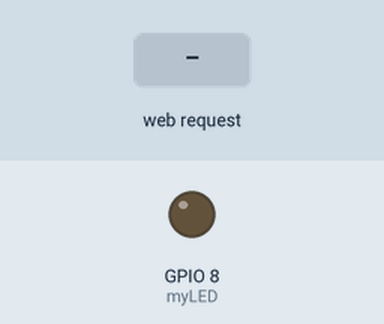
This sketch was run on a simulated ESP32-C3. Shown: output pins drawn as LEDs (lit = HIGH). The inputs (shaded band) are chosen by the test bench. What the sketch prints to the serial monitor is not drawn.

Above: at 1.2 s.
1.3 s: HTTP request GET /ON received
At 1.6 s:
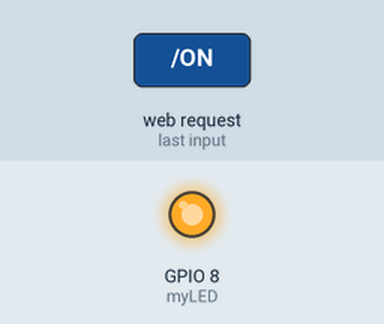
2.8 s: HTTP request GET /OFF received
At 3.9 s:
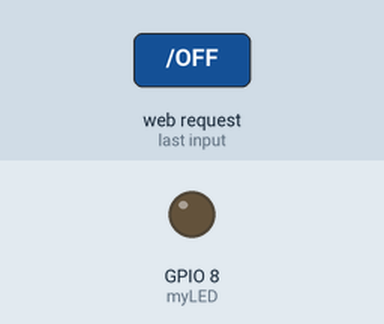
Timing chart, 0 to 5.8 s (numbered marks = the images above; inputs shaded):
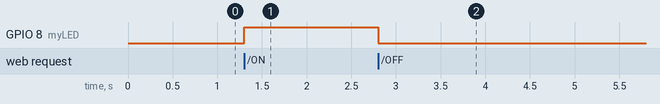

Measured:
- after the input at 1.3 s, GPIO 8 (myLED): LOW → HIGH at once
- after the input at 2.8 s, GPIO 8 (myLED): HIGH → LOW at once

The sketch:

wifi_hot.ino
```cpp
#include <WiFi.h>
#include <WiFiClient.h>
#include <WiFiAP.h>

#define myLED 8  // LED 引脚（根据你的板子调整，例如 GPIO10）

// WiFi 热点配置
const char *ssid = "ESP32C3_Hotspot";  // 热点名称
const char *password = "12345678";     // 密码（至少 8 位）
WiFiServer server(80);                 // HTTP 服务器端口 80

void setup() {
  Serial.begin(115200);
  pinMode(myLED, OUTPUT);
  digitalWrite(myLED, LOW);

  // 开启热点
  WiFi.softAP(ssid, password);
  IPAddress IP = WiFi.softAPIP();
  Serial.print("AP IP address: ");
  Serial.println(IP);  // 通常为 192.168.4.1

  // 启动服务器
  server.begin();
  Serial.println("Server started");
  Serial.print("Connect to WiFi: ");
  Serial.println(ssid);
  Serial.print("Password: ");
  Serial.println(password);
}

void loop() {
  WiFiClient client = server.available();  // 监听客户端

  if (client) {
    String request = client.readStringUntil('\r');
    client.flush();

    // 处理 HTTP 请求
    if (request.indexOf("/ON") != -1) {
      digitalWrite(myLED, HIGH);  // 打开 LED
    }
    if (request.indexOf("/OFF") != -1) {
      digitalWrite(myLED, LOW);   // 关闭 LED
    }

    // 发送 HTML 响应
    client.println("HTTP/1.1 200 OK");
    client.println("Content-Type: text/html");
    client.println("");
    client.println("<!DOCTYPE HTML>");
    client.println("<html><body>");
    client.println("<h1>ESP32-C3 Hotspot Control</h1>");
    client.println("<p><a href=\"/ON\"><button>ON</button></a></p>");
    client.println("<p><a href=\"/OFF\"><button>OFF</button></a></p>");
    client.println("</body></html>");
    delay(1);
    client.stop();
  }
}
```
